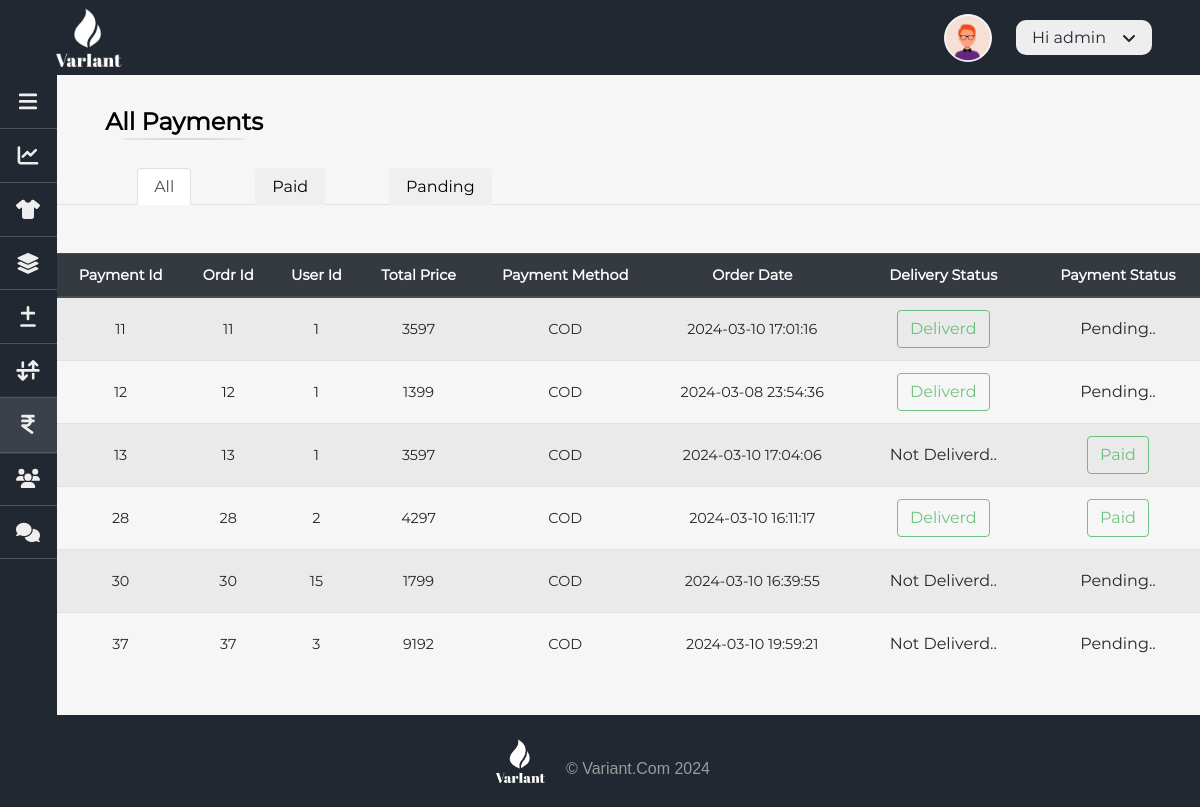
Page /admin/payment.php (signed in) on the committed database.
### tables this page shows
CREATE TABLE IF NOT EXISTS `payment_tbl` (
  `payment_id` int(2) NOT NULL AUTO_INCREMENT,
  `order_id` int(2) NOT NULL,
  `payment_method` varchar(5) NOT NULL,
  `payment_status` tinyint(1) NOT NULL,
  PRIMARY KEY (`payment_id`),
  UNIQUE KEY `order_id` (`order_id`)
);

CREATE TABLE IF NOT EXISTS `order_tbl` (
  `order_id` int(10) NOT NULL AUTO_INCREMENT,
  `user_id` int(2) NOT NULL,
  `pro_id` varchar(20) NOT NULL,
  `sizes` varchar(20) NOT NULL,
  `qty` varchar(20) NOT NULL,
  `total_price` int(5) NOT NULL,
  `address` text NOT NULL,
  `pincode` bigint(6) NOT NULL,
  `delivery_status` tinyint(1) NOT NULL,
  `confirm_status` tinyint(1) NOT NULL,
  `order_date` timestamp NOT NULL DEFAULT CURRENT_TIMESTAMP ON UPDATE CURRENT_TIMESTAMP,
  PRIMARY KEY (`order_id`)
);

### admin/php_action_files/database.php (called while the page is built, shortened)
<?php
class Database
{
	private $db_host = "localhost";
	private $db_user = "root";
	private $db_pass = "";
	private $db_name = "variant_db";
	private $result = array();
	private $mysqli = "";
	private $conn = false;
	public function __construct()
	{
		if (!$this->conn) {
			$this->mysqli = new mysqli($this->db_host, $this->db_user, $this->db_pass, $this->db_name);
		} else {
			return true;
		}
	}
	public function sql($sql)
	{
		$query = $this->mysqli->query($sql);
		if ($query) {
			$sql_array = explode(' ', $sql);
			switch ($sql_array[0]) {
				case "SELECT":
					array_push($this->result, $query->fetch_all(MYSQLI_ASSOC));
					break;
			}
			return true;
		} else {
			array_push($this->result, $this->mysqli->error);
			return false;
		}
	}
	public function getResult()
	{
		$val = $this->result;
		$this->result = array();
		return $val;
	}
}
?>

### admin/payment.php (the view, shortened to what this page needs)
<?php require 'header.php';
?>
<section id="orders" class="main_content">
  <div class="heading text_underline  ">
    all payments
  </div>
  <ul class="nav nav-tabs px-5 text-capitalize">
    <li class="nav-item mx-3 px-3 border-0">
      <button class="nav-link active text-capitalize" data-bs-toggle="tab" data-bs-target="#all" type="button"
        aria-selected="true">all</button>
    </li>
    <li class="nav-item mx-3 px-3">
      <button class="nav-link text-capitalize" data-bs-toggle="tab" data-bs-target="#paid" type="button"
        aria-selected="false">paid</button>
    </li>
    <li class="nav-item mx-3 px-3">
      <button class="nav-link text-capitalize" data-bs-toggle="tab" data-bs-target="#panding" type="button"
        aria-selected="false">panding</button>
    </li>
  </ul>
  <div class="tab-content">
    <div class="tab-pane show active" id="all">
      <div class="content_wrapper mt-5">
        <table class="table table-striped table-hover text-capitalize">
          <thead class="thead-dark text-capitalize">
            <tr>
              <th>payment id</th>
              <th>ordr id</th>
              <th>user id</th>
              <th>total price</th>
              <th>payment method</th>
              <th>order date</th>
              <th>delivery status</th>
              <th>payment status</th>
            </tr>
          </thead>
          <tbody id="table_data">
            <?php
            $ob = new Database();
            $ob->sql("SELECT * FROM payment_tbl p INNER JOIN `order_tbl` o ON p.order_id = o.order_id");
            $res = $ob->getResult();
            $res = $res[0];
            foreach ($res as $val) {
              if ($val['delivery_status'] == 1) {
                $delivery_status = "<a class='btn btn-outline-success disabled'>deliverd</a>";
              } else {
                $delivery_status = "<a class='btn' >not deliverd..</a>";
              }
              if ($val['payment_status'] == 1) {
                $payment_status = "<a class='btn btn-outline-success disabled'>paid</a>";
              } else {
                $payment_status = "<a class='btn' >pending..</a>";
              }
              echo "
                      <tr>
                        <td>{$val['payment_id']}</td>
                        <td>{$val['order_id']}</td>
                        <td>{$val['user_id']}</td>
                        <td>{$val['total_price']}</td>
                        <td>{$val['payment_method']}</td>
                        <td>{$val['order_date']}</td>
                        <td>{$delivery_status}</td>
                        <td>{$payment_status}</td>
                    </tr>
                      ";
            }
            ?>
          </tbody>
        </table>
      </div>
    </div>
  </div>
</section>
</header>
<?php
require 'footer.php';
?>
</body>
</html>

### assets/css/utility.css (style rules this page uses)
* { margin: 0; padding: 0; box-sizing: border-box; }
html, body { --bg-color: #222831; --text-color: #eeeeee; --global-padding-x: 5rem; --global-padding-y: 0.5rem; width: 100%; height: 100%; overflow-x: hidden; font-family: Montserrat; scroll-behavior: smooth; scroll-padding-top: 12rem; }
a, a:hover { text-decoration: none; color: unset; }
li { list-style: none; }
.text_underline { position: relative; width: max-content; }
.text_underline::after { position: absolute; content: ""; width: 80%; height: 2px; bottom: -15%; left: 50%; transform: translateX(-50%); background: #777d87; background: #d8dbe1; border-radius: 100%; }

### admin/admin_assets/css/header.css (style rules this page uses)
body { background-color: var(--bg-color); }
.main_content { display: inline-block; width: 100%; min-height: 80vh; background: #f6f6f6; }
.heading { font-size: 1.5rem; font-weight: bolder; margin: 2rem 3rem; width: -webkit-fit-content; width: -moz-fit-content; width: fit-content; text-transform: capitalize; }
.content_wrapper { width: 100%; overflow-x: auto; }
.content_wrapper tr { text-align: center; font-size: .9rem; }
.content_wrapper tr td { text-wrap: wrap; word-break: break-all; text-align: center; vertical-align: middle !important; }

### rows in the picture
payment_tbl: payment_id "11", order.order_id "11", order.user_id "1", order.total_price "3597", payment_method "COD", order.order_date "2024-03-10 17:01:16", shows "Deliverd", payment_status "Pending.."
payment_tbl: payment_id "12", order.order_id "12", order.user_id "1", order.total_price "1399", payment_method "COD", order.order_date "2024-03-08 23:54:36", shows "Deliverd", payment_status "Pending.."
payment_tbl: payment_id "13", order.order_id "13", order.user_id "1", order.total_price "3597", payment_method "COD", order.order_date "2024-03-10 17:04:06", shows "Not Deliverd..", payment_status "Paid"
payment_tbl: payment_id "28", order.order_id "28", order.user_id "2", order.total_price "4297", payment_method "COD", order.order_date "2024-03-10 16:11:17", shows "Deliverd", payment_status "Paid"
payment_tbl: payment_id "30", order.order_id "30", order.user_id "15", order.total_price "1799", payment_method "COD", order.order_date "2024-03-10 16:39:55", shows "Not Deliverd..", payment_status "Pending.."
payment_tbl: payment_id "37", order.order_id "37", order.user_id "3", order.total_price "9192", payment_method "COD", order.order_date "2024-03-10 19:59:21", shows "Not Deliverd..", payment_status "Pending.."

### other values in the picture
$_SESSION['ADMIN_LOGIN']['username'] "admin"
